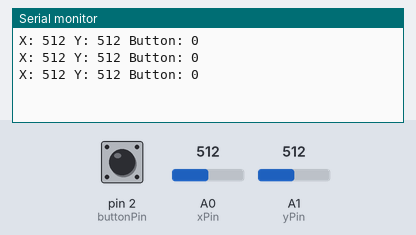
The sketch below on a simulated Arduino Uno, built with avr-gcc and run on an emulated ATmega328P. Parts: the last lines printed to the serial monitor. The inputs (shaded band) are chosen by the test bench; at power-on: A0 (xPin) = 512, A1 (yPin) = 512, pin 2 (buttonPin) LOW.

Above: at 1.3 s.
1.4 s: A0 (xPin) set to 716
At 1.9 s:
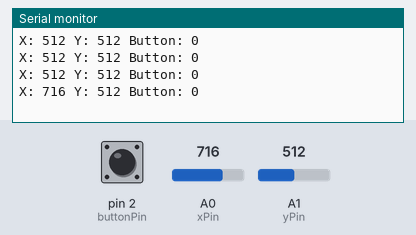
2.9 s: A1 (yPin) set to 716
At 3.4 s:
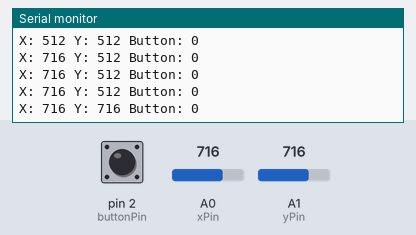
4.4 s: pin 2 (buttonPin) pulled HIGH for 0.6 s
At 4.9 s:
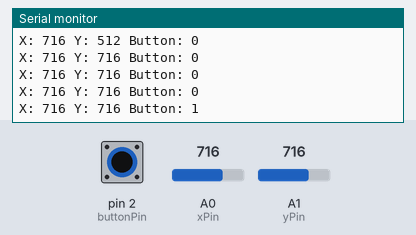
6.5 s: A0 (xPin) set to 900
At 6.9 s:
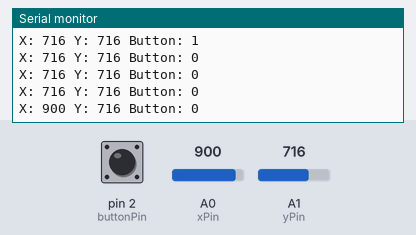
8.0 s: pin 2 (buttonPin) pulled HIGH for 1 s
At 8.4 s:
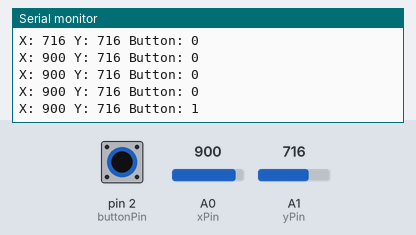
10.5 s: A1 (yPin) set to 900
At 10.9 s:
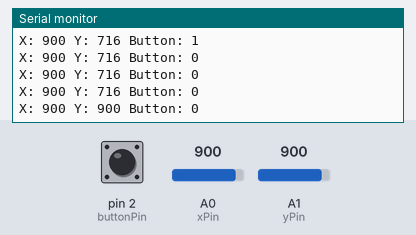
Timing chart, 0 to 13.0 s (numbered marks = the images above; inputs shaded):
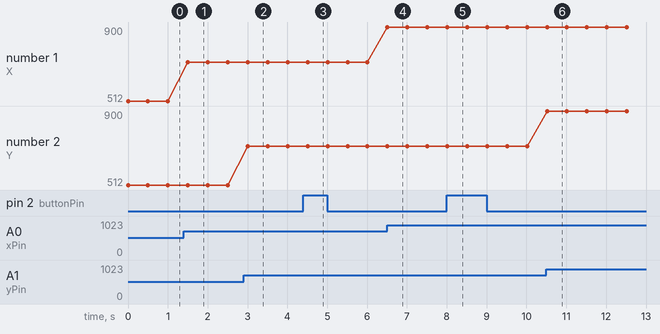

Measured:
- after the input at 1.4 s, the serial monitor: prints a new line after 0.10 s (image 1)
- after the input at 2.9 s, the serial monitor: prints a new line after 0.10 s (image 2)
- after the input at 4.4 s, the serial monitor: prints a new line after 0.11 s (image 3)
- after the input at 6.5 s, the serial monitor: prints a new line at once (image 4)
- after the input at 8.0 s, the serial monitor: prints a new line at once (image 5)
- after the input at 10.5 s, the serial monitor: prints a new line at once (image 6)
- plotted number 1: 512 → 716 after the input at 1.4 s, 716 → 900 after the input at 6.5 s

The sketch:

joystick.ino
```cpp
int xPin = A0;
int yPin = A1;
int buttonPin = 2;

void setup() {
  Serial.begin(9600);
  pinMode(buttonPin, INPUT);
}

void loop() {
  int xValue = analogRead(xPin);
  int yValue = analogRead(yPin);
  int buttonValue = digitalRead(buttonPin);
  Serial.print("X: ");
  Serial.print(xValue);
  Serial.print(" Y: ");
  Serial.print(yValue);
  Serial.print(" Button: ");
  Serial.println(buttonValue);
  delay(500);
}
```
